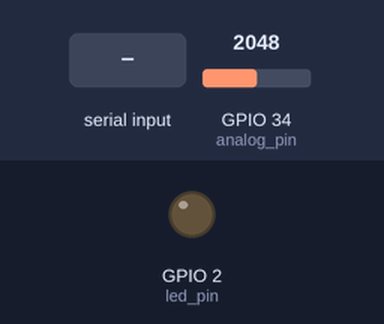
Simulated run of this program. Board: ESP32 board running MicroPython. On the bench: output pins drawn as LEDs (lit = HIGH). The test bench sets the inputs (shaded band); at power-on: GPIO 34 (analog_pin) = 2048 (analog values on the 0–4095 scale). The clock reads 2024-03-15 10:24:30 at power-on unless the program sets it; what the program prints to the serial console is not drawn.

Above: at 16.2 s.
16.3 s: "1" typed at the serial console, then Enter
At 17.2 s:
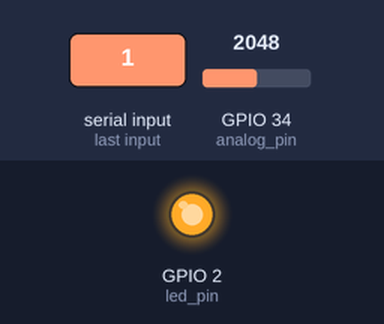
Timing chart, 0 to 22.5 s (numbered marks = the images above; inputs shaded):
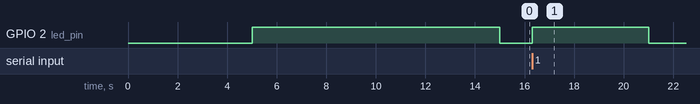

The program:

example_basic.py
```python
"""
KY-039 심박 센서 기본 사용법 예제
ESP32 S3용 마이크로파이썬
원 저작자: COMPASS (만드는 놀이터 블로그)

이 예제는 KY-039 심박 센서를 사용하여 기본적인 심박수 측정을 수행합니다.
"""

from ky039_heartbeat import KY039Heartbeat
import time

def main():
    """
    기본 심박수 측정 예제
    """
    print("=== KY-039 심박 센서 기본 예제 ===")

    # 센서 초기화
    # GPIO 34번 핀을 아날로그 입력으로 사용
    # GPIO 2번 핀을 LED 제어용으로 사용 (선택사항)
    heartbeat_sensor = KY039Heartbeat(
        analog_pin=34,    # 아날로그 입력 핀
        led_pin=2,        # LED 핀 (선택사항)
        sample_rate=100   # 샘플링 주파수 100Hz
    )

    # 센서 캘리브레이션
    print("\n센서 캘리브레이션을 시작합니다...")
    print("손가락을 센서에 올려놓고 5초간 기다려주세요.")
    min_val, max_val, avg_val = heartbeat_sensor.calibrate_sensor(duration=5)

    # 심박수 측정
    print("\n심박수 측정을 시작합니다...")
    print("손가락을 센서에 올려놓고 10초간 기다려주세요.")

    heart_rate = heartbeat_sensor.start_measurement(duration=10)

    # 결과 출력
    print(f"\n=== 측정 결과 ===")
    print(f"심박수: {heart_rate:.1f} BPM")

    # 원시 데이터 및 필터링된 데이터 확인
    raw_data = heartbeat_sensor.get_raw_data()
    filtered_data = heartbeat_sensor.get_filtered_data()
    peak_times = heartbeat_sensor.get_peak_times()

    print(f"수집된 샘플 수: {len(raw_data)}")
    print(f"감지된 피크 수: {len(peak_times)}")

    if raw_data:
        print(f"원시 데이터 범위: {min(raw_data)} - {max(raw_data)}")

    if filtered_data:
        print(f"필터링된 데이터 범위: {min(filtered_data):.1f} - {max(filtered_data):.1f}")

def continuous_monitoring():
    """
    연속 심박수 모니터링 예제
    """
    print("\n=== 연속 심박수 모니터링 예제 ===")

    # 센서 초기화
    heartbeat_sensor = KY039Heartbeat(
        analog_pin=34,
        led_pin=2,
        sample_rate=50  # 낮은 샘플링 주파수로 배터리 절약
    )

    print("연속 모니터링을 시작합니다. Ctrl+C로 중단하세요.")

    try:
        while True:
            print("\n새로운 측정 시작...")
            heart_rate = heartbeat_sensor.start_measurement(duration=5)

            if heart_rate > 0:
                print(f"현재 심박수: {heart_rate:.1f} BPM")

                # 심박수 구간 판정
                if heart_rate < 60:
                    print("심박수 상태: 낮음 (휴식 상태)")
                elif heart_rate < 100:
                    print("심박수 상태: 정상 (일반 활동)")
                elif heart_rate < 120:
                    print("심박수 상태: 약간 높음 (가벼운 운동)")
                else:
                    print("심박수 상태: 높음 (강한 운동)")
            else:
                print("심박수를 측정할 수 없습니다. 센서를 확인해주세요.")

            # 5초 대기 후 다음 측정
            time.sleep(5)

    except KeyboardInterrupt:
        print("\n모니터링이 중단되었습니다.")
        heartbeat_sensor.stop_measurement()

def sensor_test():
    """
    센서 테스트 및 디버깅 예제
    """
    print("\n=== 센서 테스트 예제 ===")

    # 센서 초기화
    heartbeat_sensor = KY039Heartbeat(
        analog_pin=34,
        led_pin=2,
        sample_rate=200  # 높은 샘플링 주파수로 정밀 측정
    )

    print("센서 테스트를 시작합니다...")
    print("손가락을 센서에 올려놓고 3초간 기다려주세요.")

    # 짧은 측정으로 센서 상태 확인
    heart_rate = heartbeat_sensor.start_measurement(duration=3)

    # 데이터 분석
    raw_data = heartbeat_sensor.get_raw_data()
    filtered_data = heartbeat_sensor.get_filtered_data()

    print(f"\n=== 센서 테스트 결과 ===")
    print(f"측정된 심박수: {heart_rate:.1f} BPM")
    print(f"수집된 샘플 수: {len(raw_data)}")

    if raw_data:
        print(f"원시 데이터 통계:")
        print(f"  최소값: {min(raw_data)}")
        print(f"  최대값: {max(raw_data)}")
        print(f"  평균값: {sum(raw_data)/len(raw_data):.1f}")

        # 신호 변화량 확인
        if len(raw_data) > 1:
            changes = [abs(raw_data[i] - raw_data[i-1]) for i in range(1, len(raw_data))]
            avg_change = sum(changes) / len(changes)
            print(f"  평균 변화량: {avg_change:.1f}")

            if avg_change < 10:
                print("  경고: 신호 변화가 적습니다. 센서 연결을 확인하세요.")
            elif avg_change > 100:
                print("  경고: 신호 변화가 너무 큽니다. 센서를 안정화하세요.")
            else:
                print("  센서 신호가 정상입니다.")

if __name__ == "__main__":
    # 기본 예제 실행
    main()

    # 사용자 선택에 따른 추가 예제 실행
    print("\n추가 예제를 실행하시겠습니까?")
    print("1. 연속 모니터링")
    print("2. 센서 테스트")
    print("3. 종료")

    try:
        choice = input("선택하세요 (1-3): ")

        if choice == "1":
            continuous_monitoring()
        elif choice == "2":
            sensor_test()
        else:
            print("프로그램을 종료합니다.")

    except:
        print("프로그램을 종료합니다.")
```

ky039_heartbeat.py
```python
"""
ESP32 S3용 심박 센서 KY-039 마이크로파이썬 라이브러리
원 저작자: COMPASS (만드는 놀이터 블로그)
작성자: ESP32 개발팀
버전: 1.0.0
"""

import time
import math
from machine import Pin, ADC

class KY039Heartbeat:
    """
    KY-039 심박 센서를 위한 마이크로파이썬 클래스

    이 클래스는 ESP32 S3에서 KY-039 심박 센서를 사용하여
    심박수를 측정하고 분석하는 기능을 제공합니다.
    """

    def __init__(self, analog_pin, led_pin=None, sample_rate=100):
        """
        KY039Heartbeat 클래스 초기화

        Args:
            analog_pin (int): 아날로그 입력 핀 번호
            led_pin (int, optional): LED 핀 번호 (센서 내장 LED 제어용)
            sample_rate (int): 샘플링 주파수 (Hz, 기본값: 100)
        """
        self.analog_pin = analog_pin
        self.led_pin = led_pin
        self.sample_rate = sample_rate
        self.sample_interval = 1.0 / sample_rate

        # ADC 초기화
        self.adc = ADC(Pin(analog_pin))
        self.adc.atten(ADC.ATTN_11DB)  # 0-3.3V 범위

        # LED 핀 초기화 (선택사항)
        if led_pin is not None:
            self.led = Pin(led_pin, Pin.OUT)
            self.led.off()
        else:
            self.led = None

        # 심박수 측정을 위한 변수들
        self.raw_values = []
        self.filtered_values = []
        self.peak_times = []
        self.heart_rate = 0
        self.is_measuring = False

        # 필터링을 위한 변수들
        self.alpha = 0.8  # 저역통과 필터 계수
        self.previous_filtered = 0

        print("KY-039 심박 센서 초기화 완료")
        print(f"아날로그 핀: {analog_pin}")
        print(f"샘플링 주파수: {sample_rate}Hz")
        if led_pin:
            print(f"LED 핀: {led_pin}")

    def read_raw_value(self):
        """
        센서에서 원시 아날로그 값을 읽어옵니다.

        Returns:
            int: 0-4095 범위의 ADC 값
        """
        return self.adc.read()

    def apply_low_pass_filter(self, raw_value):
        """
        저역통과 필터를 적용하여 노이즈를 제거합니다.

        Args:
            raw_value (int): 원시 센서 값

        Returns:
            float: 필터링된 값
        """
        filtered = self.alpha * self.previous_filtered + (1 - self.alpha) * raw_value
        self.previous_filtered = filtered
        return filtered

    def detect_peaks(self, values, threshold_factor=0.6):
        """
        신호에서 피크를 감지합니다.

        Args:
            values (list): 필터링된 신호 값들
            threshold_factor (float): 피크 감지 임계값 계수

        Returns:
            list: 피크 인덱스 리스트
        """
        if len(values) < 3:
            return []

        # 신호의 최대값과 최소값을 이용한 동적 임계값 설정
        max_val = max(values)
        min_val = min(values)
        threshold = min_val + (max_val - min_val) * threshold_factor

        peaks = []
        for i in range(1, len(values) - 1):
            if (values[i] > values[i-1] and
                values[i] > values[i+1] and
                values[i] > threshold):
                peaks.append(i)

        return peaks

    def calculate_heart_rate(self, peak_times, measurement_duration):
        """
        피크 시간들을 이용하여 심박수를 계산합니다.

        Args:
            peak_times (list): 피크 발생 시간들
            measurement_duration (float): 측정 지속 시간 (초)

        Returns:
            float: 분당 심박수 (BPM)
        """
        if len(peak_times) < 2:
            return 0

        # 연속된 피크들 사이의 평균 간격 계산
        intervals = []
        for i in range(1, len(peak_times)):
            interval = peak_times[i] - peak_times[i-1]
            if interval > 0.3:  # 최소 0.3초 간격 (최대 200 BPM)
                intervals.append(interval)

        if not intervals:
            return 0

        # 평균 간격으로 심박수 계산
        avg_interval = sum(intervals) / len(intervals)
        heart_rate = 60.0 / avg_interval

        return heart_rate

    def start_measurement(self, duration=10):
        """
        심박수 측정을 시작합니다.

        Args:
            duration (int): 측정 지속 시간 (초, 기본값: 10)

        Returns:
            float: 측정된 심박수 (BPM)
        """
        print(f"심박수 측정 시작 - {duration}초간 측정")

        self.is_measuring = True
        self.raw_values = []
        self.filtered_values = []
        self.peak_times = []

        start_time = time.time()
        sample_count = 0

        # LED 켜기 (센서 내장 LED가 있는 경우)
        if self.led:
            self.led.on()

        try:
            while time.time() - start_time < duration and self.is_measuring:
                # 원시 값 읽기
                raw_value = self.read_raw_value()
                self.raw_values.append(raw_value)

                # 필터링 적용
                filtered_value = self.apply_low_pass_filter(raw_value)
                self.filtered_values.append(filtered_value)

                sample_count += 1

                # 샘플링 주파수 유지
                time.sleep(self.sample_interval)

                # 진행 상황 표시 (매 1초마다)
                if sample_count % self.sample_rate == 0:
                    elapsed = time.time() - start_time
                    print(f"측정 진행: {elapsed:.1f}초 / {duration}초")

        except KeyboardInterrupt:
            print("측정이 중단되었습니다")

        finally:
            # LED 끄기
            if self.led:
                self.led.off()

            self.is_measuring = False

        print("측정 완료, 데이터 분석 중...")

        # 피크 감지
        peaks = self.detect_peaks(self.filtered_values)

        # 피크 시간 계산
        for peak_index in peaks:
            peak_time = peak_index * self.sample_interval
            self.peak_times.append(peak_time)

        # 심박수 계산
        self.heart_rate = self.calculate_heart_rate(self.peak_times, duration)

        print(f"감지된 피크 수: {len(peaks)}")
        print(f"측정된 심박수: {self.heart_rate:.1f} BPM")

        return self.heart_rate

    def stop_measurement(self):
        """심박수 측정을 중단합니다."""
        self.is_measuring = False
        print("측정 중단됨")

    def get_heart_rate(self):
        """
        마지막으로 측정된 심박수를 반환합니다.

        Returns:
            float: 심박수 (BPM)
        """
        return self.heart_rate

    def get_raw_data(self):
        """
        원시 센서 데이터를 반환합니다.

        Returns:
            list: 원시 센서 값 리스트
        """
        return self.raw_values

    def get_filtered_data(self):
        """
        필터링된 센서 데이터를 반환합니다.

        Returns:
            list: 필터링된 센서 값 리스트
        """
        return self.filtered_values

    def get_peak_times(self):
        """
        피크 발생 시간들을 반환합니다.

        Returns:
            list: 피크 시간 리스트
        """
        return self.peak_times

    def calibrate_sensor(self, duration=5):
        """
        센서를 캘리브레이션합니다.

        Args:
            duration (int): 캘리브레이션 지속 시간 (초)

        Returns:
            tuple: (최소값, 최대값, 평균값)
        """
        print(f"센서 캘리브레이션 시작 - {duration}초간")

        values = []
        start_time = time.time()

        while time.time() - start_time < duration:
            value = self.read_raw_value()
            values.append(value)
            time.sleep(0.1)

        min_val = min(values)
        max_val = max(values)
        avg_val = sum(values) / len(values)

        print(f"캘리브레이션 완료:")
        print(f"  최소값: {min_val}")
        print(f"  최대값: {max_val}")
        print(f"  평균값: {avg_val:.1f}")

        return min_val, max_val, avg_val

    def set_filter_alpha(self, alpha):
        """
        저역통과 필터의 알파 값을 설정합니다.

        Args:
            alpha (float): 필터 계수 (0.0 ~ 1.0)
        """
        if 0.0 <= alpha <= 1.0:
            self.alpha = alpha
            print(f"필터 알파 값이 {alpha}로 설정되었습니다")
        else:
            print("알파 값은 0.0과 1.0 사이여야 합니다")

    def set_sample_rate(self, rate):
        """
        샘플링 주파수를 설정합니다.

        Args:
            rate (int): 샘플링 주파수 (Hz)
        """
        if rate > 0:
            self.sample_rate = rate
            self.sample_interval = 1.0 / rate
            print(f"샘플링 주파수가 {rate}Hz로 설정되었습니다")
        else:
            print("샘플링 주파수는 0보다 커야 합니다")
```

Measured:
- after the input at 16.3 s, GPIO 2 (led_pin): LOW → HIGH at once, → LOW 4.7 s later
